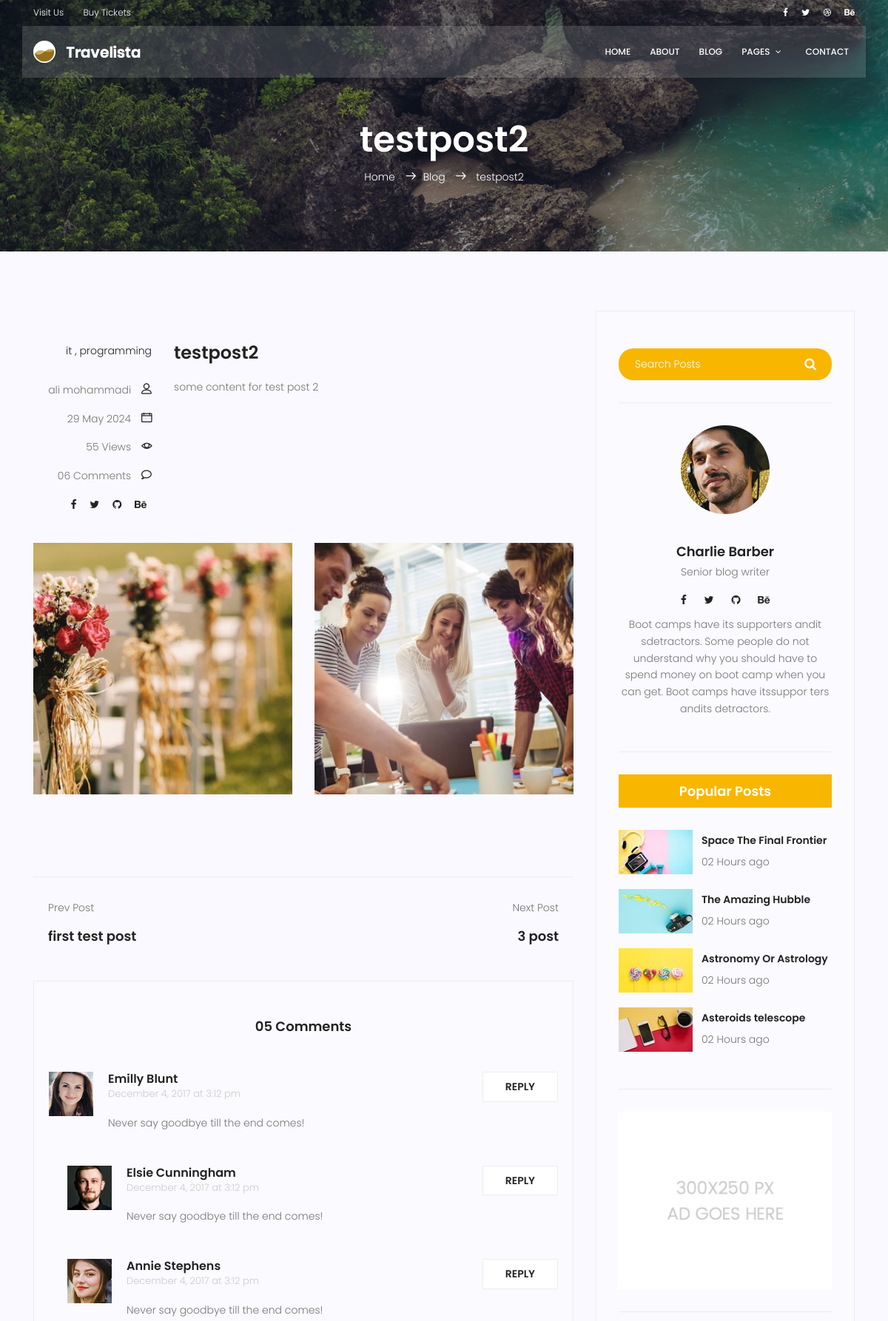
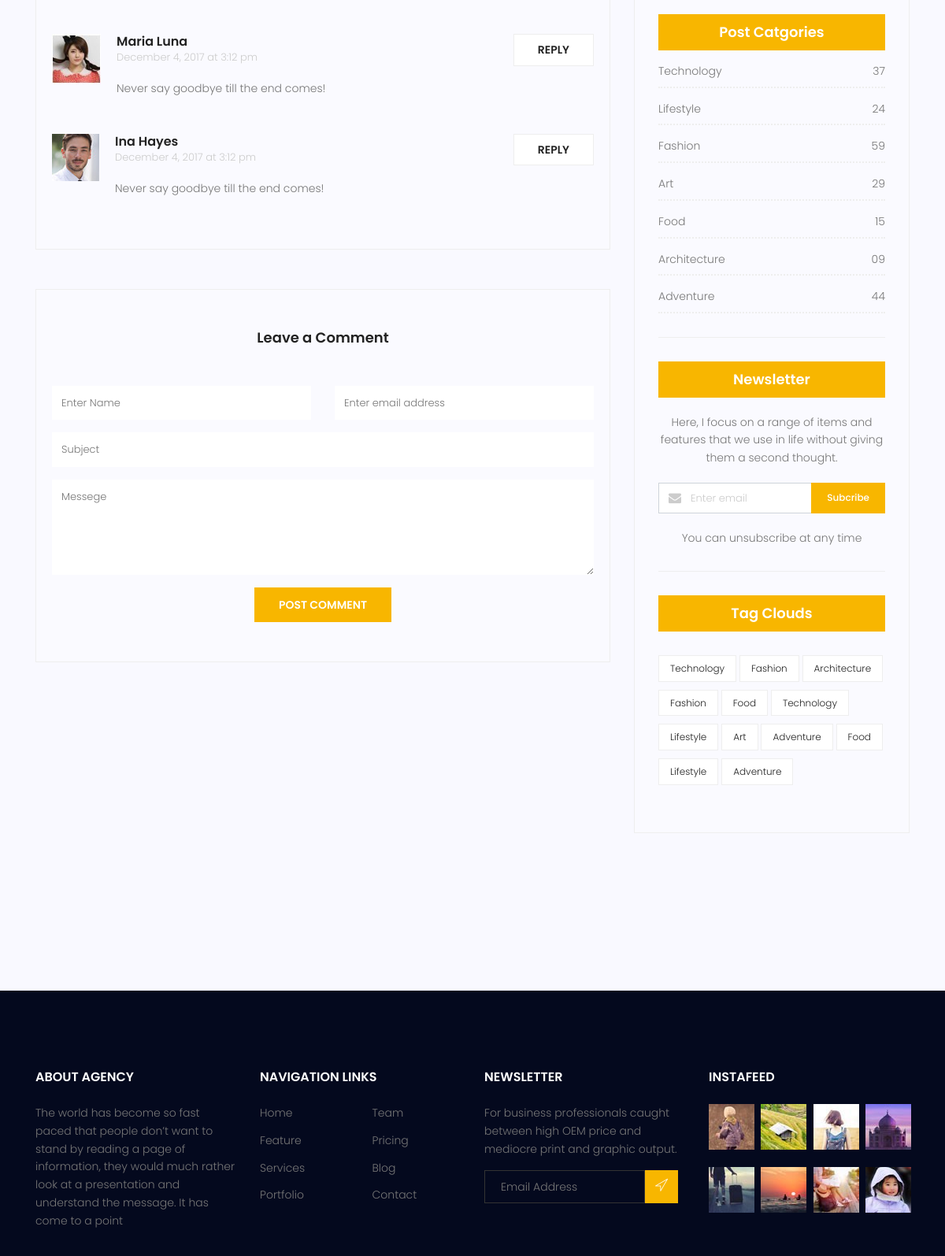
Page /blog/2 (upper part) on the committed database (2 pictures, top to bottom).
### blog/models.py (models this page shows, shortened)
class Post(models.Model):
    image = models.ImageField(upload_to='blog/', default='blog/default.jpg')
    author = models.ForeignKey(User, related_name='posts', on_delete=models.SET_NULL, null=True)
    title = models.CharField(max_length=255)
    content = models.TextField()
    category = models.ManyToManyField(Category)
    counted_view = models.IntegerField(default=0)
    status = models.BooleanField(default=False)
    published_datetime = models.DateTimeField(null=True)
    created_datetime = models.DateTimeField(auto_now_add=True)
    modified_datetime = models.DateTimeField(auto_now=True)
    class Meta:
        ordering = ['-created_datetime']
    def __str__(self):
        return self.title

class Category(models.Model):
    name = models.CharField(max_length=255)

### blog/views.py (the view)
# urls.py: path('<int:pk>', views.blog_detail_view, name='detail_view'),
def blog_detail_view(request, pk):
    queryset = Post.objects.filter(status=True, published_datetime__lte=now())
    post = get_object_or_404(queryset, id=pk)
    post.counted_view += 1
    post.save()
    next_post = queryset.filter(id__gt=post.id).order_by('id').first()
    previous_post = queryset.filter(id__lt=post.id).order_by("id").last()
    context = {"post": post, "next_post": next_post, "previous_post": previous_post}
    return render(request, "blog/blog-single.html", context)

### templates/blog/blog-single.html (shortened to what this page needs)
{% extends '_base.html' %}
{% load static %}
{% block content %}
			<section class="relative about-banner">
				<div class="overlay overlay-bg"></div>
				<div class="container">
					<div class="row d-flex align-items-center justify-content-center">
						<div class="about-content col-lg-12">
							<h1 class="text-white">
								{{ post.title }}
							</h1>
							<p class="text-white link-nav"><a href="{% url 'website:index' %}">Home </a>  <span class="lnr lnr-arrow-right"></span><a href="{% url 'blog:list_view' %}">Blog </a> <span class="lnr lnr-arrow-right"></span> {{post.title}} </p>
						</div>
					</div>
				</div>
			</section>
			<section class="post-content-area single-post-area">
				<div class="container">
					<div class="row">
						<div class="col-lg-8 posts-list">
							<div class="single-post row">
								<div class="col-lg-12">
									<div class="feature-img">
									</div>
								</div>
								<div class="col-lg-3  col-md-3 meta-details">
									<ul class="tags">
										<li><a href="#">
											{% for cat in post.category.all %}
											<a> {{ cat.name }} {% if not forloop.last %} , {% endif %} </a>
										   {% endfor %}</a>
										</li>
									</ul>
									<div class="user-details row">
										<p class="user-name col-lg-12 col-md-12 col-6"><a href="#">{{ post.author.get_full_name }}</a> <span class="lnr lnr-user"></span></p>
										<p class="date col-lg-12 col-md-12 col-6"><a href="#">{{ post.published_datetime|date:"d M Y" }}</a> <span class="lnr lnr-calendar-full"></span></p>
										<p class="view col-lg-12 col-md-12 col-6"><a href="#">{{post.counted_view}} Views</a> <span class="lnr lnr-eye"></span></p>
										<p class="comments col-lg-12 col-md-12 col-6"><a href="#">06 Comments</a> <span class="lnr lnr-bubble"></span></p>
										<ul class="social-links col-lg-12 col-md-12 col-6">
											<li><a href="#"><i class="fa fa-facebook"></i></a></li>
											<li><a href="#"><i class="fa fa-twitter"></i></a></li>
											<li><a href="#"><i class="fa fa-github"></i></a></li>
											<li><a href="#"><i class="fa fa-behance"></i></a></li>
										</ul>
									</div>
								</div>
								<div class="col-lg-9 col-md-9">
									<h3 class="mt-20 mb-20">{{ post.title }}</h3>
									<p class="excert">
										{{ post.content }}
									</p>
								</div>
								<div class="col-lg-12">
									<div class="row mt-30 mb-30">
										<div class="col-6">
											<img class="img-fluid" src="{% static 'img/blog/post-img1.jpg' %}" alt="">
										</div>
										<div class="col-6">
											<img class="img-fluid" src="{% static 'img/blog/post-img2.jpg' %}" alt="">
										</div>
										<div class="col-lg-12 mt-30">
										</div>
									</div>
								</div>
							</div>
							<div class="navigation-area">
								<div class="row">
									<div class="col-lg-6 col-md-6 col-12 nav-left flex-row d-flex justify-content-start align-items-center">
										{% if previous_post %}
										<div class="arrow">
											<a href="{% url 'blog:detail_view' previous_post.id %}"></a>
										</div>
										<div class="detials">
											<p>Prev Post</p>
											<a href="{% url 'blog:detail_view' previous_post.id %}"><h4>{{ previous_post }}</h4></a>
										</div>
										{% endif %}
									</div>
									<div class="col-lg-6 col-md-6 col-12 nav-right flex-row d-flex justify-content-end align-items-center">
										{% if next_post %}
										<div class="detials">
											<p>Next Post</p>
											<a href="{% url 'blog:detail_view' next_post.id %}"><h4>{{ next_post }}</h4></a>
										</div>
										<div class="arrow">
											<a href="{% url 'blog:detail_view' next_post.id %}"></a>
										</div>
										{% endif %}
									</div>
								</div>
							</div>
							<div class="comments-area">
								<h4>05 Comments</h4>
								<div class="comment-list">
                                    <div class="single-comment justify-content-between d-flex">
                                        <div class="user justify-content-between d-flex">
                                            <div class="thumb">
                                                <img src="{% static 'img/blog/c1.jpg' %}" alt="">
                                            </div>
                                            <div class="desc">
                                                <h5><a href="#">Emilly Blunt</a></h5>
                                                <p class="date">December 4, 2017 at 3:12 pm </p>
                                                <p class="comment">
                                                    Never say goodbye till the end comes!
                                                </p>
                                            </div>
                                        </div>
                                        <div class="reply-btn">
                                               <a href="" class="btn-reply text-uppercase">reply</a>
                                        </div>
                                    </div>
                                </div>
								<div class="comment-list left-padding">
                                    <div class="single-comment justify-content-between d-flex">
                                        <div class="user justify-content-between d-flex">
                                            <div class="thumb">
                                                <img src="{% static 'img/blog/c2.jpg' %}" alt="">
                                            </div>
                                            <div class="desc">
                                                <h5><a href="#">Elsie Cunningham</a></h5>
                                                <p class="date">December 4, 2017 at 3:12 pm </p>
                                                <p class="comment">
                                                    Never say goodbye till the end comes!
                                                </p>
                                            </div>
                                        </div>
                                        <div class="reply-btn">
                                               <a href="" class="btn-reply text-uppercase">reply</a>
                                        </div>
                                    </div>
                                </div>
								<div class="comment-list left-padding">
                                    <div class="single-comment justify-content-between d-flex">
                                        <div class="user justify-content-between d-flex">
                                            <div class="thumb">
                                                <img src="{% static 'img/blog/c3.jpg' %}" alt="">
                                            </div>
                                            <div class="desc">
                                                <h5><a href="#">Annie Stephens</a></h5>
                                                <p class="date">December 4, 2017 at 3:12 pm </p>
                                                <p class="comment">
                                                    Never say goodbye till the end comes!
                                                </p>
                                            </div>
                                        </div>
                                        <div class="reply-btn">
                                               <a href="" class="btn-reply text-uppercase">reply</a>
                                        </div>
                                    </div>
                                </div>
								<div class="comment-list">
                                    <div class="single-comment justify-content-between d-flex">
                                        <div class="user justify-content-between d-flex">
                                            <div class="thumb">
                                                <img src="{% static 'img/blog/c4.jpg' %}" alt="">
                                            </div>
                                            <div class="desc">
                                                <h5><a href="#">Maria Luna</a></h5>
                                                <p class="date">December 4, 2017 at 3:12 pm </p>
                                                <p class="comment">
                                                    Never say goodbye till the end comes!
                                                </p>
                                            </div>
                                        </div>
                                        <div class="reply-btn">
                                               <a href="" class="btn-reply text-uppercase">reply</a>
                                        </div>
                                    </div>
                                </div>
								<div class="comment-list">
                                    <div class="single-comment justify-content-between d-flex">
                                        <div class="user justify-content-between d-flex">
                                            <div class="thumb">
                                                <img src="{% static 'img/blog/c5.jpg' %}" alt="">
                                            </div>
                                            <div class="desc">
                                                <h5><a href="#">Ina Hayes</a></h5>
                                                <p class="date">December 4, 2017 at 3:12 pm </p>
                                                <p class="comment">
                                                    Never say goodbye till the end comes!
                                                </p>
                                            </div>
                                        </div>
                                        <div class="reply-btn">
                                               <a href="" class="btn-reply text-uppercase">reply</a>
                                        </div>
                                    </div>
                                </div>
							</div>
							<div class="comment-form">
								<h4>Leave a Comment</h4>
								<form>
									<div class="form-group form-inline">
									  <div class="form-group col-lg-6 col-md-12 name">
									    <input type="text" class="form-control" id="name" placeholder="Enter Name" onfocus="this.placeholder = ''" onblur="this.placeholder = 'Enter Name'">
									  </div>
									  <div class="form-group col-lg-6 col-md-12 email">
									    <input type="email" class="form-control" id="email" placeholder="Enter email address" onfocus="this.placeholder = ''" onblur="this.placeholder = 'Enter email address'">
									  </div>
									</div>
									<div class="form-group">
										<input type="text" class="form-control" id="subject" placeholder="Subject" onfocus="this.placeholder = ''" onblur="this.placeholder = 'Subject'">
									</div>
									<div class="form-group">
										<textarea class="form-control mb-10" rows="5" name="message" placeholder="Messege" onfocus="this.placeholder = ''" onblur="this.placeholder = 'Messege'" required=""></textarea>
									</div>
									<a href="#" class="primary-btn text-uppercase">Post Comment</a>
								</form>
							</div>
						</div>
						<div class="col-lg-4 sidebar-widgets">
							<div class="widget-wrap">
								{% include 'blog/blog-search.html' %}
								{% include 'blog/blog-writer.html' %}
								{% include 'blog/blog-popular-post.html' %}
								{% include 'blog/blog-ads.html' %}
								{% include 'blog/blog-category.html' %}
								{% include 'blog/blog-newsletter.html' %}
								{% include 'blog/blog-tag.html' %}
							</div>
						</div>
					</div>
				</div>
			</section>
{% endblock content %}

### rows in the picture
Post: title "testpost2", author.get_full_name "ali mohammadi", published_datetime "29 May 2024", counted_view "55", content "some content for test post 2"
Category: name "it"
Category: name "programming"
Post: title "first test post"
Post: title "3 post"
